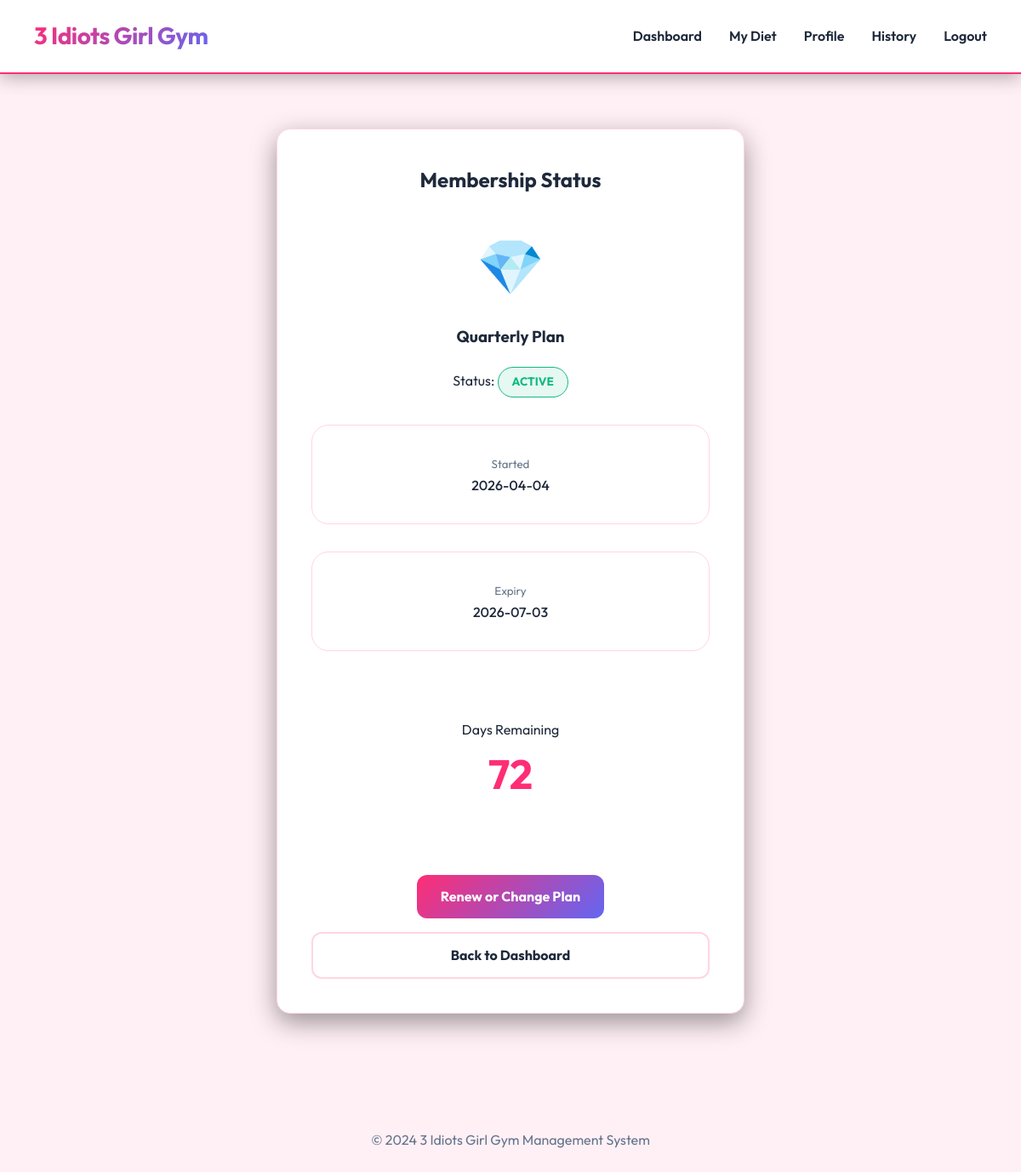
Screenshot of /membership_status (signed in) with the database file from the repository.
### tables this page shows
CREATE TABLE membership_plans (
    id INTEGER PRIMARY KEY AUTOINCREMENT,
    plan_name TEXT,
    duration_days INTEGER,
    price REAL
);

CREATE TABLE memberships (
    id INTEGER PRIMARY KEY AUTOINCREMENT,
    member_id INTEGER UNIQUE,
    plan_id INTEGER,
    start_date TEXT,
    end_date TEXT,
    FOREIGN KEY (member_id) REFERENCES members(id),
    FOREIGN KEY (plan_id) REFERENCES membership_plans(id)
);

### app.py (the view)
@app.route("/membership_status")
def membership_status():
    if "member_id" not in session:
        return redirect("/login")
    conn = get_db()
    membership = conn.execute("""
        SELECT m.*, p.plan_name, p.duration_days
        FROM memberships m
        JOIN membership_plans p ON m.plan_id = p.id
        WHERE m.member_id = ?
    """, (session["member_id"],)).fetchone()
    conn.close()
    remaining_days = None
    status = None
    if membership:
        today          = datetime.today().date()
        end_date       = datetime.strptime(membership["end_date"][:10], "%Y-%m-%d").date()
        remaining_days = (end_date - today).days
        status         = "Active" if remaining_days >= 0 else "Expired"
    return render_template(
        "membership_status.html",
        membership     = membership,
        status         = status,
        remaining_days = remaining_days
    )

### app.py (called while the page is built)
def get_db():
    conn = sqlite3.connect(DATABASE)
    conn.row_factory = sqlite3.Row
    return conn

### templates/membership_status.html (shortened to what this page needs)
{% extends "base.html" %}
{% block content %}
<div class="page-wrapper narrow">
  <div class="card text-center">
    <h2>Membership Status</h2>
    {% if membership %}
      <div style="margin: 2rem 0;">
        <div class="nav-icon" style="font-size: 4rem;">💎</div>
        <h3 style="margin-top: 1rem;">{{ membership['plan_name'] }} Plan</h3>
        <p class="mt-2">Status:
          {% if status == 'Active' %}
            <span class="pill pill-success">Active</span>
          {% else %}
            <span class="pill pill-danger">Expired</span>
          {% endif %}
        </p>
      </div>
      <div class="stats-grid">
        <div class="stat-card">
          <small class="text-muted">Started</small>
          <div style="font-weight: 500;">{{ membership['start_date'][:10] }}</div>
        </div>
        <div class="stat-card">
          <small class="text-muted">Expiry</small>
          <div style="font-weight: 500;">{{ membership['end_date'][:10] }}</div>
        </div>
      </div>
      {% if remaining_days is not none %}
        <div class="card mt-3" style="background-color: var(--light-color); box-shadow: none; border: 1px solid var(--border-color);">
          <div class="stat-label">Days Remaining</div>
          <div style="font-size: 3rem; font-weight: bold; color: var(--primary-color);">{{ remaining_days if remaining_days >= 0 else 0 }}</div>
        </div>
      {% endif %}
      <div class="mt-4">
        <a href="/membership" class="btn btn-primary">Renew or Change Plan</a>
      </div>
    {% endif %}
    <div class="mt-3">
      <a href="/dashboard" class="btn btn-outline btn-full" style="text-align: center;">Back to Dashboard</a>
    </div>
  </div>
</div>
{% endblock %}

### static/style.css (style rules this page uses)
:root { --primary-color: #ff2d75; --primary-hover: #e02568; --secondary-color: #6366f1; --success-color: #10b981; --danger-color: #f43f5e; --warning-color: #f59e0b; --info-color: #0ea5e9; --dark-color: #1e293b; --nav-bg: #ffffff; --body-bg: #fff0f5; --card-bg: #ffffff; --card-border: #ffd6e0; --text-main: #1e293b; --text-muted: #64748b; --accent-gradient: linear-gradient(135deg, #ff2d75 0%, #6366f1 100%); }
* { box-sizing: border-box; margin: 0; padding: 0; }
body { font-family: 'Outfit', sans-serif; background-color: var(--body-bg); color: var(--text-main); line-height: 1.6; }
.page-wrapper { padding: 1rem 0; }
.page-wrapper.narrow { max-width: 550px; margin: auto; }
.card { background-color: var(--card-bg); padding: 2.5rem; border-radius: 16px; border: 1px solid var(--card-border); box-shadow: 0 10px 30px rgba(0, 0, 0, 0.4); margin-bottom: 2.5rem; }
h1, h2, h3 { margin-bottom: 1.25rem; font-weight: 700; }
.text-center { text-align: center; }
.text-muted { color: var(--text-muted); }
.btn { display: inline-block; padding: 0.8rem 1.75rem; border: none; border-radius: 12px; cursor: pointer; text-decoration: none; font-size: 1rem; font-weight: 700; transition: all 0.3s ease; text-align: center; }
.btn-primary { background: var(--accent-gradient); color: #fff; }
.btn-outline { background-color: transparent; border: 2px solid var(--card-border); color: var(--text-main); }
.btn-full { width: 100%; display: block; margin-top: 1rem; }
.pill { display: inline-block; padding: 0.4rem 1rem; border-radius: 50px; font-size: 0.85rem; font-weight: 700; text-transform: uppercase; border-width: 1px; border-style: solid; }
.pill-success { background-color: rgba(16, 185, 129, 0.1); color: #10b981; border-color: #10b981; }
.stats-grid, .nav-grid { display: grid; grid-template-columns: repeat(auto-fit, minmax(260px, 1fr)); gap: 2rem; margin-bottom: 2.5rem; }
.stat-card, .nav-card { padding: 2rem; border: 1px solid var(--card-border); border-radius: 20px; background-color: var(--card-bg); text-align: center; transition: all 0.3s ease; cursor: pointer; }
.nav-icon { font-size: 2.5rem; margin-bottom: 1rem; display: block; }
.mt-3 { margin-top: 1rem; }
.mt-4 { margin-top: 2rem; }

### rows the page displays
membership_plans: plan_name "Quarterly"
memberships: start_date "2026-04-04", end_date "2026-07-03"

### other values shown
{{ remaining_days if remaining_days >= 0 else 0 }} "72"
